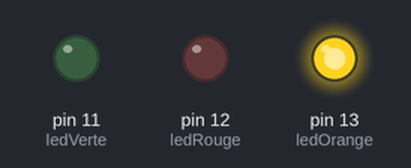
Simulated run of this sketch. Board: Arduino Uno, built with avr-gcc and run on an emulated ATmega328P. Parts: output pins drawn as LEDs (lit = HIGH).

Above: at 0.5 s.
At 2.5 s:
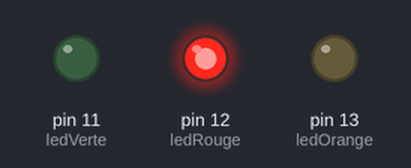
At 5.5 s:
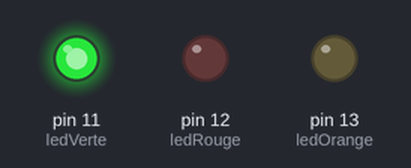
Timing chart, 0 to 9.1 s (numbered marks = the images above):
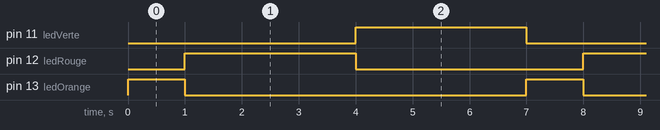

The sketch:

14-01-Feu_tricolore.ino
```cpp
/*
Feu tricolore
- Orange allumée pendant 1 seconde
- Rouge allumée pendant 3 secondes
- Verte allumée pendant 3 secondes
*/


// Numéro des broche auxquelles sont
// connectées les LED
int ledOrange = 13;
int ledRouge = 12;
int ledVerte = 11;

// le code dans cette fonction est exécuté une fois au début
void setup() {
  // indique que la broche de la LED une sortie :
  // on va modifier sa tension
  pinMode(ledOrange, OUTPUT);
  pinMode(ledRouge, OUTPUT);
  pinMode(ledVerte, OUTPUT);
}

// le code dans cette fonction est exécuté en boucle
void loop() {
  digitalWrite(ledOrange, HIGH);   	// allumer la LED Orange (tension 5V sur la broche)
  delay(1000);               		// attendre 1000ms = 1s
  digitalWrite(ledOrange, LOW);    	// éteindre la LED (tension 0V sur la broche)

  digitalWrite(ledRouge, HIGH);   	// allumer la LED Rouge(tension 5V sur la broche)
  delay(3000);               		// attendre 3000ms = 3s
  digitalWrite(ledRouge, LOW);    	// éteindre la LED (tension 0V sur la broche)

  digitalWrite(ledVerte, HIGH);   	// allumer la LED (tension 5V sur la broche)
  delay(3000);               		// attendre 3000ms = 3s
  digitalWrite(ledVerte, LOW);    	// éteindre la LED (tension 0V sur la broche)
}
```

Measured:
- by itself, pin 11 (ledVerte), pin 12 (ledRouge): alternates HIGH for 3.0 s and LOW for 4.0 s
- by itself, pin 13 (ledOrange): alternates HIGH for 1.0 s and LOW for 6.0 s
- by itself, everything shown: repeats every 7.0 s, in 4 steps
